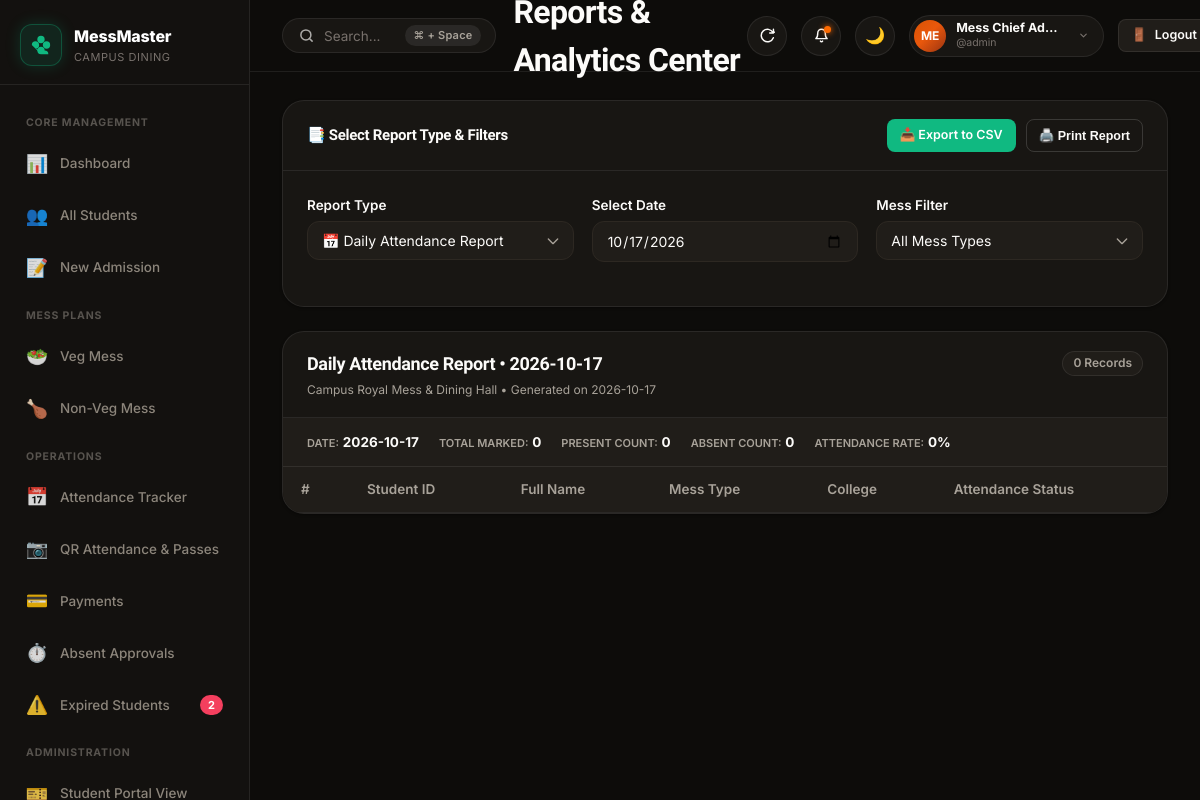
The app's page /reports (signed in), older data.
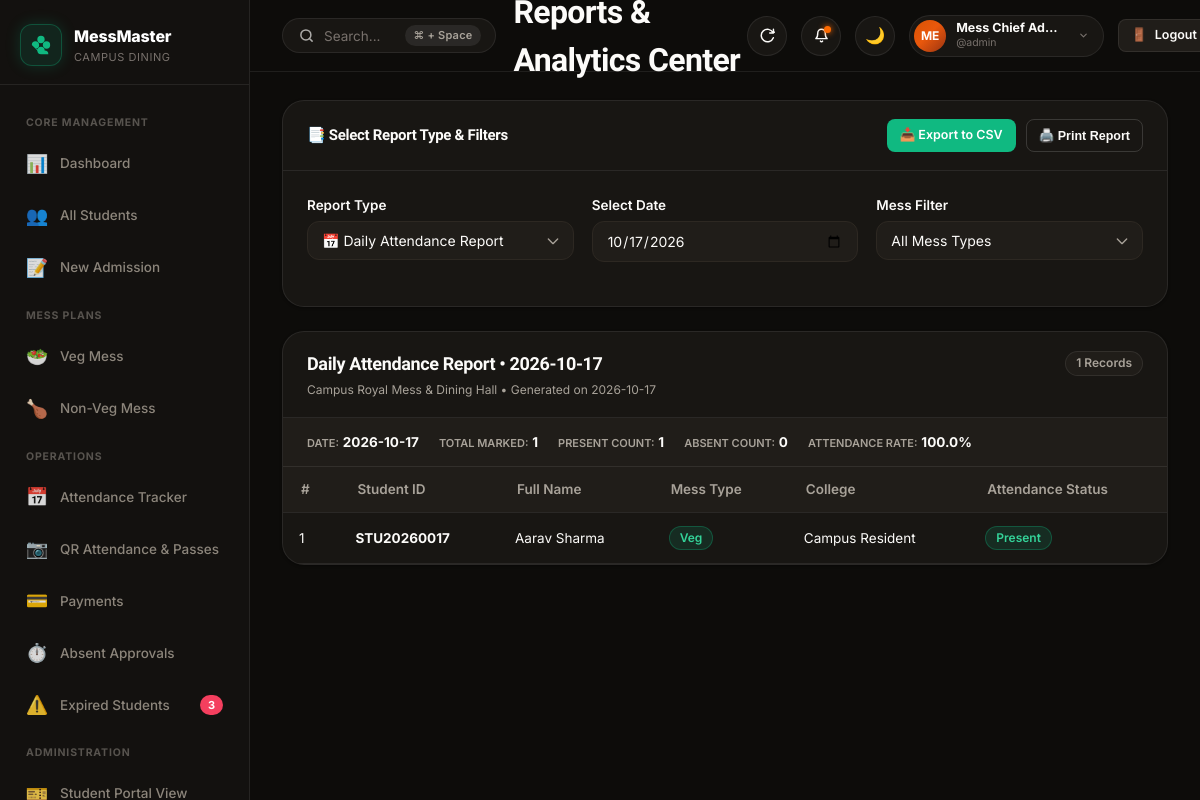
The same page, newer data.
### tables this page shows
CREATE TABLE "attendance" (
                    id INTEGER PRIMARY KEY AUTOINCREMENT,
                    student_id TEXT NOT NULL,
                    date DATE NOT NULL,
                    meal_session TEXT DEFAULT 'All',
                    status TEXT NOT NULL CHECK(status IN ('Present', 'Absent')),
                    marked_by TEXT DEFAULT 'admin',
                    created_at DATETIME DEFAULT CURRENT_TIMESTAMP,
                    UNIQUE(student_id, date, meal_session),
                    FOREIGN KEY (student_id) REFERENCES students(student_id) ON DELETE CASCADE
                );

CREATE TABLE students (
            id INTEGER PRIMARY KEY AUTOINCREMENT,
            student_id TEXT UNIQUE NOT NULL,
            full_name TEXT NOT NULL,
            mobile TEXT UNIQUE NOT NULL,
            college_name TEXT NOT NULL,
            mess_type TEXT NOT NULL CHECK(mess_type IN ('Veg', 'Non-Veg')),
            status TEXT NOT NULL DEFAULT 'Active' CHECK(status IN ('Active', 'Expired', 'Deactivated')),
            admission_date DATE NOT NULL,
            created_at DATETIME DEFAULT CURRENT_TIMESTAMP,
            updated_at DATETIME DEFAULT CURRENT_TIMESTAMP
        , meal_preference TEXT DEFAULT 'Both', email TEXT);

### app.py (the view, shortened to what this page needs)
@app.route('/reports')
@login_required
def reports():
    database.update_all_mess_expiries()
    report_type = request.args.get('report_type', 'daily_attendance')
    selected_date = request.args.get('date', date.today().isoformat())
    selected_month = request.args.get('month', datetime.now().strftime("%Y-%m"))
    mess_filter = request.args.get('mess_type', 'all')
    conn = database.get_db_connection()
    report_data = []
    summary_data = {}
    if report_type == 'daily_attendance':
        query = """
            SELECT a.date, s.student_id, s.full_name, s.mess_type, s.college_name, a.status
            FROM attendance a
            JOIN students s ON a.student_id = s.student_id
            WHERE a.date = ?
        """
        params = [selected_date]
        if mess_filter in ('Veg', 'Non-Veg'):
            query += " AND s.mess_type = ?"
            params.append(mess_filter)
        query += " ORDER BY s.student_id ASC"
        report_data = conn.execute(query, params).fetchall()
        present_c = sum(1 for r in report_data if r['status'] == 'Present')
        absent_c = sum(1 for r in report_data if r['status'] == 'Absent')
        summary_data = {
            "date": selected_date,
            "total_marked": len(report_data),
            "present_count": present_c,
            "absent_count": absent_c,
            "attendance_rate": f"{(present_c / len(report_data) * 100):.1f}%" if report_data else "0%"
        }
    conn.close()
    return render_template('reports.html',
        report_type=report_type,
        selected_date=selected_date,
        selected_month=selected_month,
        mess_filter=mess_filter,
        report_data=report_data,
        summary=summary_data
    )

### app.py (called while the page is built)
def login_required(f):
    @wraps(f)
    def decorated_function(*args, **kwargs):
        if 'user_id' not in session:
            flash("Please sign in to access the Mess Management System.", "warning")
            return redirect(url_for('login', next=request.url))
        return f(*args, **kwargs)
    return decorated_function

### database.py (called while the page is built, shortened)
def get_db_path():
    return DEFAULT_DB_PATH

def get_db_connection():
    db_file = get_db_path()
    try:
        os.makedirs(os.path.dirname(db_file), exist_ok=True)
    except OSError:
        pass
    conn = sqlite3.connect(db_file)
    conn.row_factory = sqlite3.Row
    conn.execute("PRAGMA foreign_keys = ON;")
    return conn

def get_setting(key, default_value=''):
    conn = get_db_connection()
    row = conn.execute("SELECT value FROM settings WHERE key = ?", (key,)).fetchone()
    conn.close()
    return row['value'] if row else default_value

### templates/reports.html (shortened to what the changed rows need)
{% extends "base.html" %}
{% block content %}
<div class="panel">
  <div class="panel-header" style="flex-direction: column; align-items: flex-start; gap: 4px;">
    <div style="display: flex; justify-content: space-between; width: 100%; align-items: center;">
      <h2 style="font-size: 18px;">
        {% if report_type == 'daily_attendance' %}
          Daily Attendance Report &bull; {{ selected_date }}
        {% elif report_type == 'monthly_attendance' %}
          Monthly Attendance Summary &bull; {{ selected_month }}
        {% elif report_type == 'payments_collection' %}
          Fee Collection Report &bull; {{ selected_month }}
        {% elif report_type == 'pending_fees' %}
          Pending Fees & Outstanding Balances Report
        {% elif report_type == 'expired_students' %}
          Expired Mess Memberships Audit Report
        {% elif report_type == 'absent_adjustments' %}
          Approved Absent-Day Extensions Report
        {% endif %}
      </h2>
      <span class="badge badge-secondary">{{ report_data|length }} Records</span>
    </div>
  </div>
  {% if summary %}
    <div class="panel-body" style="background: var(--bg-card-elevated); border-bottom: 1px solid var(--border-subtle); padding: 14px 24px;">
      <div style="display: flex; gap: 20px; flex-wrap: wrap; font-size: 13.5px;">
        {% for k, v in summary.items() %}
          <div>
            <span style="color: var(--text-secondary); text-transform: uppercase; font-size: 11px; font-weight: 600;">{{ k.replace('_', ' ') }}:</span>
            {% if 'amount' in k or 'pending' in k %}
              <strong>{{ currency_symbol }}{{ "%.2f"|format(v) }}</strong>
            {% else %}
              <strong>{{ v }}</strong>
            {% endif %}
          </div>
        {% endfor %}
      </div>
    </div>
  {% endif %}
  <div class="panel-body" style="padding: 0;">
    <div class="table-responsive">
      <table class="data-table">
        {% if report_type == 'daily_attendance' %}
          <thead>
            <tr>
              <th>#</th>
              <th>Student ID</th>
              <th>Full Name</th>
              <th>Mess Type</th>
              <th>College</th>
              <th>Attendance Status</th>
            </tr>
          </thead>
          <tbody>
            {% for r in report_data %}
              <tr>
                <td>{{ loop.index }}</td>
                <td><strong>{{ r.student_id }}</strong></td>
                <td>{{ r.full_name }}</td>
                <td><span class="badge {% if r.mess_type == 'Veg' %}badge-veg{% else %}badge-nonveg{% endif %}">{{ r.mess_type }}</span></td>
                <td>{{ r.college_name }}</td>
                <td>
                  {% if r.status == 'Present' %}
                    <span class="badge badge-active">Present</span>
                  {% else %}
                    <span class="badge badge-expired">Absent</span>
                  {% endif %}
                </td>
              </tr>
            {% endfor %}
          </tbody>
        {% endif %}
      </table>
    </div>
  </div>
</div>
{% endblock %}

Row changes from the older to the newer data that the page shows:
added attendance: student_id "STU20260017", full_name "Aarav Sharma", mess_type "Veg", college_name "Campus Resident", status "Present"
Text that changed along with them:
{{ badge_expired_count }}: "2" → "3"
{{ report_data|length }}: "0" → "1"
new list line: "TOTAL MARKED : 1"
new list line: "PRESENT COUNT : 1"
new list line: "ATTENDANCE RATE : 100.0%"
list line gone: "TOTAL MARKED : 0"
list line gone: "PRESENT COUNT : 0"
list line gone: "ATTENDANCE RATE : 0%"
